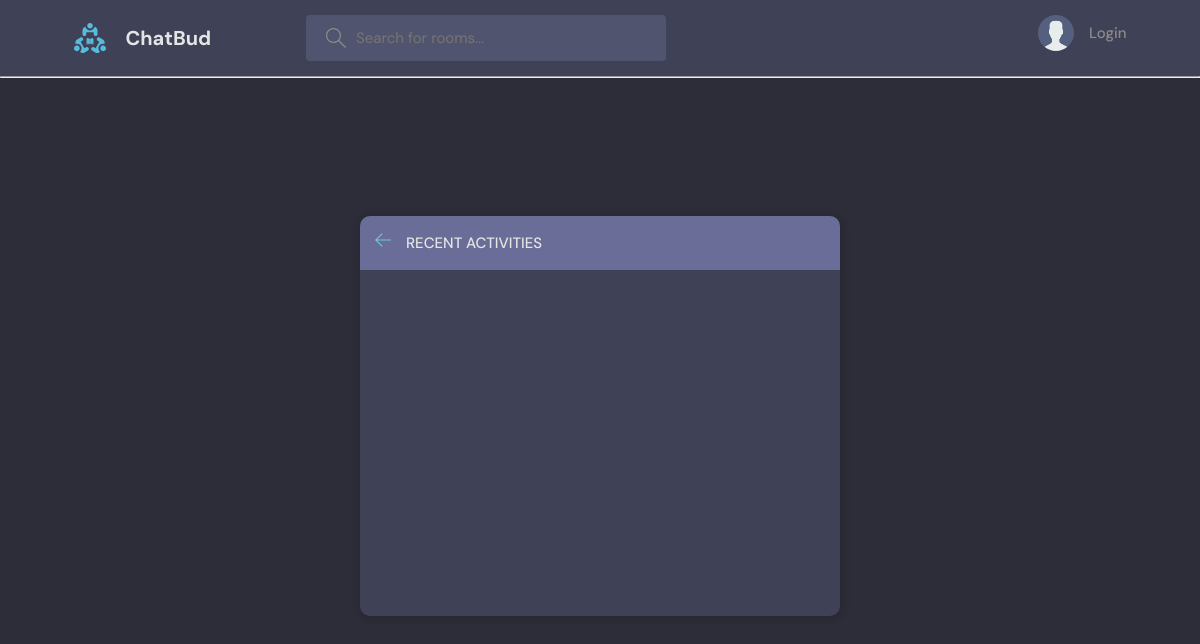
The page /activity/ on the database as committed earlier.
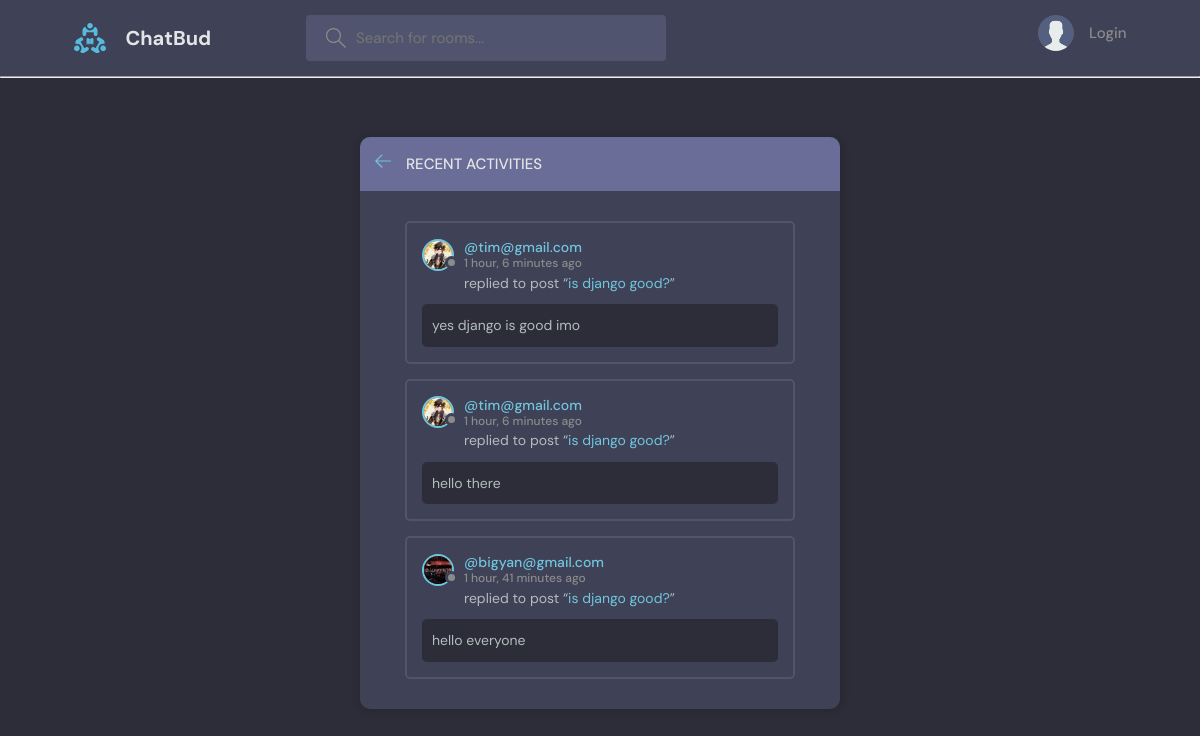
The same page on the database as committed later.
### chatapp/models.py (models this page shows, shortened)
class Message(models.Model):
    user = models.ForeignKey(User,on_delete=models.CASCADE)
    room = models.ForeignKey(Room,on_delete=models.CASCADE) #on_delete=models.CASCADE ensures that when a room is deleted then the messages gets deleted as well.
    body = models.TextField()
    updated = models.DateTimeField(auto_now=True)
    created = models.DateTimeField(auto_now_add=True)
    class Meta:
        ordering = ['-updated','-created']

class User(AbstractUser):
    name = models.CharField(max_length=200,null=True)
    email = models.EmailField(unique=True,null=True)
    bio = models.TextField(null=True)
    avatar= models.ImageField(null=True, default="avatar.svg")
    USERNAME_FIELD= 'email'
    REQUIRED_FIELDS=[]

class Room(models.Model):
    host = models.ForeignKey(User,on_delete=models.SET_NULL,null=True)
    topic = models.ForeignKey(Topic,on_delete=models.SET_NULL,null=True)
    name = models.CharField(max_length=200)
    description = models.TextField(null=True)
    participants = models.ManyToManyField(User,related_name='participants',blank=True) # here host is already connecting with User, so we give a related name to use.
    updated = models.DateTimeField(auto_now=True) # auto_now picks the time when the new data gets updated
    created = models.DateTimeField(auto_now_add=True) # whereas, auto_now_add saves the time when the data is created, hence it stays same for a particular data.
    class Meta:
        ordering = ['-updated','-created']
    def __str__(self):
        return self.name

### chatapp/views.py (the view)
# urls.py: path('activity/',views.activityPage,name='activity'),
def activityPage(request):
    room_messages = Message.objects.all()
    return render(request,'chatapp/activity.html',{'room_messages':room_messages})

### chatapp/templates/chatapp/activity.html (shortened to what this page needs)
{% extends 'main.html' %}
{% block content %}
<main class="layout">
    <div class="container">
      <div class="layout__box">
        <div class="layout__boxHeader">
          <div class="layout__boxTitle">
            <a href="{% url 'index' %}">
              <svg version="1.1" xmlns="http://www.w3.org/2000/svg" width="32" height="32" viewBox="0 0 32 32">
                <title>arrow-left</title>
                <path
                  d="M13.723 2.286l-13.723 13.714 13.719 13.714 1.616-1.611-10.96-10.96h27.625v-2.286h-27.625l10.965-10.965-1.616-1.607z"
                ></path>
              </svg>
            </a>
            <h3>Recent Activities</h3>
          </div>
        </div>
        <div class="activities-page layout__body">
          {% for message in room_messages %}
          <div class="activities__box">
              <div class="activities__boxHeader roomListRoom__header">
                  <a href="{% url 'user-profile' message.user.id %}" class="roomListRoom__author">
                      <div class="avatar avatar--small">
                          <img src="{{ message.user.avatar.url }}" />
                      </div>
                      <p>
                          @{{ message.user }}
                          <span>{{ message.created|timesince}} ago</span>
                      </p>
                  </a>
              </div>
              <div class="activities__boxContent">
                  <p>
                      replied to post “<a href="{% url 'room' message.room.id %}">{{message.room}}</a>”
                  </p>
                  <div class="activities__boxRoomContent">
                      {{message.body}}
                  </div>
              </div>
          </div>
          {% endfor %}
        </div>
      </div>
    </div>
  </main>
{% endblock %}

Rows that differ between the two databases and show on the page:
added Message: user.avatar (picture), user "tim@gmail.com", created "1 hour, 6 minutes", room "is django good?", body "yes django is good imo"
added Message: user.avatar (picture), user "tim@gmail.com", created "1 hour, 6 minutes", room "is django good?", body "hello there"
added Message: user.avatar (picture), user "bigyan@gmail.com", created "1 hour, 41 minutes", room "is django good?", body "hello everyone"
